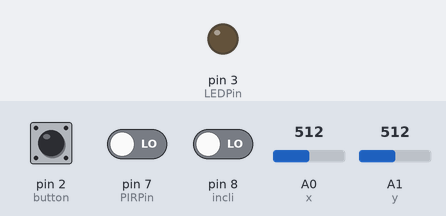
Recording of a sketch running on a simulated Arduino Uno, built with avr-gcc and run on an emulated ATmega328P. On the bench: output pins drawn as LEDs (lit = HIGH). Inputs (shaded band) come from the test bench; at power-on: pin 7 (PIRPin) LOW, A0 (x) = 512, pin 2 (button) LOW, pin 8 (incli) LOW, A1 (y) = 512. What the sketch prints to the serial monitor is not drawn.

Above: at 1.2 s.
1.3 s: pin 7 (PIRPin) driven HIGH
At 2.5 s:
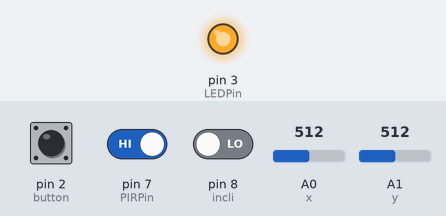
2.8 s: A0 (x) set to 986
5.8 s: A0 (x) set to 1013
9.0 s: pin 7 (PIRPin) driven LOW
At 9.8 s:
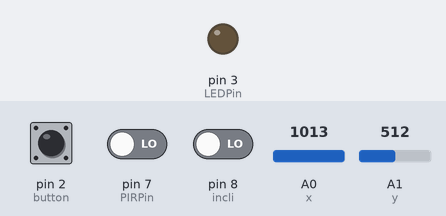
Timing chart, 0 to 12.0 s (numbered marks = the images above; inputs shaded):
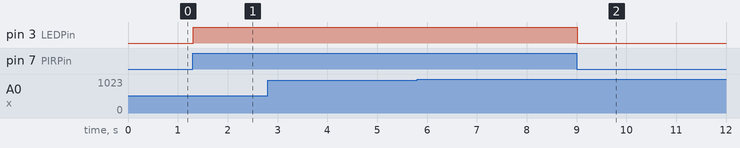

Measured:
- after the input at 1.3 s, pin 3 (LEDPin): LOW → HIGH at once
- after the input at 2.8 s, every drawn part: stays the same
- after the input at 5.8 s, every drawn part: stays the same
- after the input at 9.0 s, pin 3 (LEDPin): HIGH → LOW at once

The sketch:

ArduinoFinal.ino
```cpp
int incli = 8;
  const int LEDPin = 3;        // pin para el LED
const int PIRPin = 7;         // pin de entrada (for PIR sensor)

int pirState = LOW;           // de inicio no hay movimiento
int val = 0;                  // estado del pin
const int x = A0;
const int y = A1;
const int button = 2;

int curX = 0;
int curY = 0;
int curB = 1;
void setup() {
  // put your setup code here, to run once:
  pinMode (incli,INPUT);
  pinMode(LEDPin, OUTPUT);
  pinMode(PIRPin, INPUT);
  pinMode(A0, INPUT);
  pinMode(A1, INPUT);
  pinMode(button, INPUT);
  Serial.begin (9600);


}

void loop() {
  val = digitalRead(PIRPin);
   if (val == HIGH)   //si está activado
   {
      digitalWrite(LEDPin, HIGH);  //LED ON
      if (pirState == LOW)  //si previamente estaba apagado
      {
        Serial.println("a");
        pirState = HIGH;
      }
   }
   else   //si esta desactivado
   {
      digitalWrite(LEDPin, LOW); // LED OFF
      if (pirState == HIGH)  //si previamente estaba encendido
      {
        Serial.println("b");
        pirState = LOW;
      }
   }
  // put your main code here, to run repeatedly:

 if (digitalRead(incli) == HIGH) // if the switch is pressed
  {
    //Serial.println("L");
    Serial.write(0);
    //flush= espera a que termine de enviar la información completamente
    Serial.flush();
    delay(20);
  }
  else
  {
    Serial.write(1);
    //flush= espera a que termine de enviar la información completamente
    Serial.flush();
    delay(20);
  }
  curX = analogRead(x);
  curY = analogRead(y);
  curB = digitalRead(button);

  if(analogRead(x) >=1000)
  {
    Serial.write(6);
    Serial.flush();
    //Serial.println(6);
    //delay(10);
  }else if(analogRead(x) <= 10)
  {
    Serial.write(4);
    Serial.flush();
    //Serial.println(4);
    //delay(10);
  }else if (analogRead(y) <= 10)
  {
    Serial.write(8);
    Serial.flush();
    //Serial.println(8);
   //delay(10);
  }else if (analogRead(y) >= 1000)
  {
    Serial.write(2);
    Serial.flush();
    //Serial.println(2);
    //delay(10);
  }else
  {
    Serial.write(0);
    Serial.flush();
    //Serial.println(0);
    //delay(10);
  }

  delay(10);
}
```
